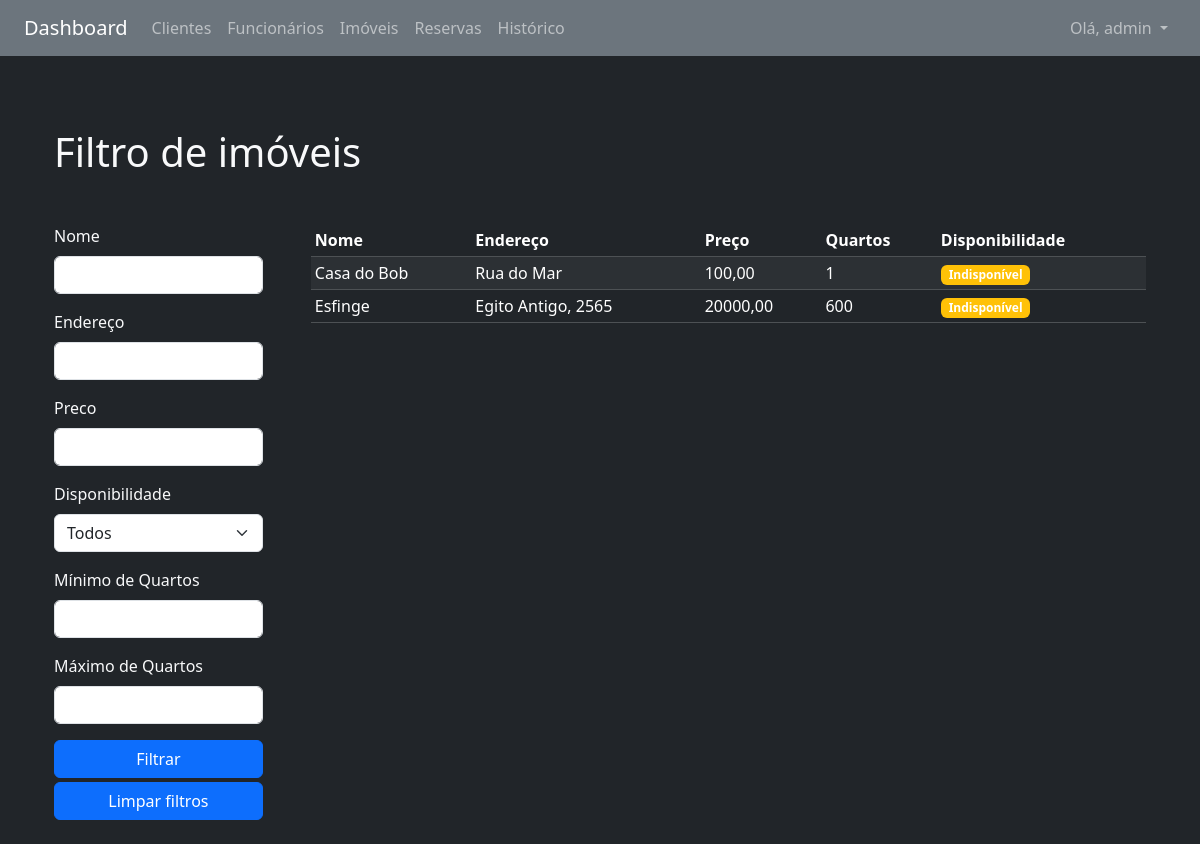
Screenshot of /imoveis/filtro/ (signed in) with the database file from the repository.
### imoveis/models.py (models this page shows, shortened)
class Imovel(models.Model):
    TIPO_CHOICES = [
        ('AP', 'Apartamento'),
        ('CA', 'Casa'),
        ('SC', 'Sala Comercial'),
    ]
    tipo = models.CharField(max_length=2, choices=TIPO_CHOICES)
    nome = models.CharField(max_length=100)
    endereco = models.CharField(max_length=255)
    preco = models.DecimalField(max_digits=10, decimal_places=2)
    qtyQuartos = models.IntegerField()
    foto = StdImageField(
        upload_to='fotos/imoveis',
        variations={'thumb': (150, 150), 'medium': (300, 300)},
        blank=True,
        null=True
    )
    disponibilidade = models.BooleanField(default=True)
    ativo = models.BooleanField(default=True)

### imoveis/views.py (the view, shortened to what this page needs)
# urls.py: path('filtro/', filtrar_imoveis, name='lista_filtro'),
@login_required
def filtrar_imoveis(request):
    form = FiltroImovelForm(request.GET or None)
    imoveis = Imovel.objects.all()
    return render(request, 'imoveis/filtro.html', {
        'form': form,
        'imoveis': imoveis
    })

### imoveis/forms.py
class FiltroImovelForm(forms.Form):
    nome = forms.CharField(label='Nome', required=False)
    endereco = forms.CharField(label='Endereço', required=False)
    preco = forms.DecimalField(max_digits=10, decimal_places=2, required=False)
    disponibilidade = forms.ChoiceField(
        label='Disponibilidade',
        required=False,
        choices=[
            ('', 'Todos'),
            ('disponivel', 'Disponível'),
            ('indisponivel', 'Indisponível'),
        ]
    )
    quartos_min = forms.IntegerField(label='Mínimo de Quartos', required=False)
    quartos_max = forms.IntegerField(label='Máximo de Quartos', required=False)

### imoveis/templates/imoveis/filtro.html (shortened to what this page needs)
{% extends 'base.html' %}
{% load crispy_forms_tags %}
{% block content %}
<div class="container-sm mt-5">
    <h1 class="h1">Filtro de imóveis</h1>
</div>
<div id="container" class="container-sm mt-5 d-flex gap-5">
    <aside id="filtro" class="w-25">
        <form method="get">
            {{ form|crispy }}
            <div class="d-flex flex-column gap-1">
                <button type="submit" class="btn btn-primary">Filtrar</button>
                <a href="{% url 'imoveis:lista_filtro' %}" class="btn btn-primary">
                    Limpar filtros
                </a>
            </div>
        </form>
    </aside>
    <div class="table-responsive w-100">
        <table class="table table-dark table-striped table-sm mb-0">
            <thead>
                <tr>
                    <th>Nome</th>
                    <th>Endereço</th>
                    <th>Preço</th>
                    <th>Quartos</th>
                    <th>Disponibilidade</th>
                </tr>
            </thead>
            <tbody>
                {% for imovel in imoveis %}
                <tr>
                    <td>{{ imovel.nome }}</td>
                    <td>{{ imovel.endereco }}</td>
                    <td>{{ imovel.preco }}</td>
                    <td>{{ imovel.qtyQuartos }}</td>
                    <td>
                        {% if imovel.disponibilidade %}
                        <strong class="badge bg-success">Disponível</strong>
                        {% else %}
                        <strong class="badge bg-warning">Indisponível</strong>
                        {% endif %}
                    </td>
                </tr>
                {% empty %}
                <tr>
                    <td colspan="4">Nenhum imóvel encontrado com os filtros aplicados.</td>
                </tr>
                {% endfor %}
            </tbody>
        </table>
    </div>
</div>
{% endblock %}

### core/templates/base.html (shortened to what this page needs)
<!DOCTYPE html>
<html lang="pt-br">
<head>
    <link href="https://cdn.jsdelivr.net/npm/bootstrap@5.3.6/dist/css/bootstrap.min.css" rel="stylesheet"
 />
</head>
<body class="bg-dark text-light">
    <nav class="navbar navbar-expand-lg navbar-dark bg-secondary px-4">
        <a class="navbar-brand" href="{% url 'core:index' %}">Dashboard</a>
        <div class="collapse navbar-collapse">
            <ul class="navbar-nav me-auto">
                <li class="nav-item">
                    <a class="nav-link" href="{% url 'clientes:lista' 'nome' %}">Clientes</a>
                </li>
                {% if user.is_superuser %}
                <li class="nav-item">
                    <a class="nav-link" href="{% url 'funcionarios:lista' 'nome' %}">Funcionários</a>
                </li>
                {% endif %}
                <li class="nav-item">
                    <a class="nav-link" href="{% url 'imoveis:lista' 'nome' %}">Imóveis</a>
                </li>
                <li class="nav-item">
                    <a class="nav-link" href="{% url 'reservas:lista' 'cliente' %}">Reservas</a>
                </li>
                <li class="nav-item">
                    <a class="nav-link" href="{% url 'historico_locacoes:lista' %}">Histórico</a>
                </li>
            </ul>
        </div>
        {% if user.is_authenticated %}
        <ul class="navbar-nav">
            <li class="nav-item dropdown">
                <a class="nav-link dropdown-toggle" href="#" id="userDropdown" role="button" data-bs-toggle="dropdown"
                    aria-expanded="false">
                    Olá, {{ user.username }}
                </a>
            </li>
        </ul>
        {% endif %}
    </nav>
    <main class="container py-4">
        {% include 'partials/_mensagem.html' %}
        {% block content %}{% endblock %}
    </main>
</body>
</html>

### rows the page displays
Imovel: nome "Casa do Bob", endereco "Rua do Mar", preco "100,00", qtyQuartos "1", disponibilidade "Indisponível"
Imovel: nome "Esfinge", endereco "Egito Antigo, 2565", preco "20000,00", qtyQuartos "600", disponibilidade "Indisponível"

### other values shown
{{ user.username }} "admin"
